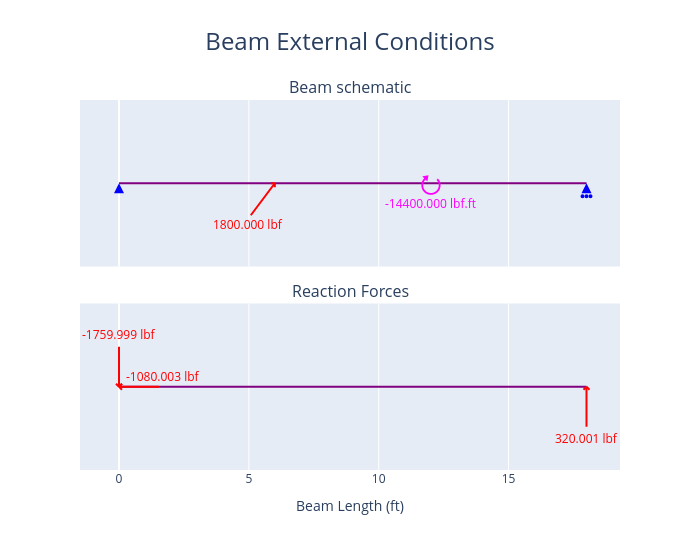

Notebook source saved alongside this figure:
### Code cell
fig = beam.plot_beam_external()
fig.show()

### Figure 1 — Plotly figure (JSON) as saved in the notebook; plotly's stock layout.template omitted (floating-point values rounded to 4 significant figures)
{"data": [{"hoverinfo": "skip", "hovertemplate": "%{x} %{meta[0]}", "line": {"color": "purple", "width": 2}, "meta": ["ft"], "mode": "lines", "name": "Beam_", "type": "scatter", "x": [0, 18], "xaxis": "x", "y": [0, 0], "yaxis": "y"}, {"hoverinfo": "skip", "hovertemplate": "x: %{x:.3f} %{meta[1]}<br>Fixed: %{meta[0]}", "marker": {"color": "blue", "size": 10, "symbol": "triangle-up"}, "meta": ["[1, 1, 0]", "m"], "mode": "markers", "name": "Support", "opacity": 0, "showlegend": false, "type": "scatter", "x": [0], "xaxis": "x", "y": [0], "yaxis": "y"}, {"fill": "toself", "hoverinfo": "skip", "marker": {"color": "blue", "size": 10, "symbol": "arrow-up"}, "mode": "markers", "name": "Support", "showlegend": false, "type": "scatter", "x": [0], "xaxis": "x", "y": [0], "yaxis": "y"}, {"hoverinfo": "skip", "hovertemplate": "x: %{x:.3f} %{meta[1]}<br>Fixed: %{meta[0]}", "marker": {"color": "blue", "size": 10, "symbol": "triangle-up"}, "meta": ["[0, 1, 0]", "m"], "mode": "markers", "name": "Support", "opacity": 0, "showlegend": false, "type": "scatter", "x": [18], "xaxis": "x", "y": [0], "yaxis": "y"}, {"fill": "toself", "hoverinfo": "skip", "marker": {"color": "blue", "size": 10, "symbol": "arrow-up"}, "mode": "markers", "name": "Support", "showlegend": false, "type": "scatter", "x": [18], "xaxis": "x", "y": [0], "yaxis": "y"}, {"hoverinfo": "skip", "hovertemplate": "x: %{meta[1]:.3f} %{meta[2]}<br>Force: %{meta[0]:.3f} %{meta[3]}            <br>Angle: %{meta[5]:.3f} deg", "marker": {"color": "red", "size": 10, "symbol": "triangle-up"}, "meta": [1800, 6, "ft", "lbf", "lbf.ft", 53.13], "mode": "markers", "name": "Point<br>Load", "opacity": 0, "showlegend": false, "type": "scatter", "x": [6], "xaxis": "x", "y": [0], "yaxis": "y"}, {"hoverinfo": "skip", "hovertemplate": "x: %{meta[1]:.3f} %{meta[2]}<br>Moment: %{meta[0]:.3f} %{meta[4]}", "marker": {"color": "magenta", "size": 10, "symbol": "triangle-up"}, "meta": [-14400, 12, "ft", "lbf", "lbf.ft"], "mode": "markers", "name": "Point<br>Torque", "opacity": 0, "showlegend": false, "type": "scatter", "x": [12], "xaxis": "x", "y": [0], "yaxis": "y"}, {"hoverinfo": "skip", "hovertemplate": "%{x}", "line": {"color": "purple", "width": 2}, "mode": "lines", "name": "Beam", "type": "scatter", "x": [0, 18], "xaxis": "x2", "y": [0, 0], "yaxis": "y2"}, {"hoverinfo": "skip", "hovertemplate": "Reactions<br>x coord: %{x:.3f} %{meta[3]}<br>x: %{meta[0]:.3f} %{meta[4]}<br>y: %{meta[1]:.3f} %{meta[4]}", "marker": {"color": "red", "size": 10, "symbol": "triangle-up"}, "meta": [-1080.0, -1760.0, 0, "ft", "lbf", "lbf.ft"], "mode": "markers", "name": "Reaction", "opacity": 0, "showlegend": false, "type": "scatter", "x": [0], "xaxis": "x2", "y": [0], "yaxis": "y2"}, {"hoverinfo": "skip", "hovertemplate": "Reactions<br>x coord: %{x:.3f} %{meta[3]}<br>y: %{meta[1]:.3f} %{meta[4]}", "marker": {"color": "red", "size": 10, "symbol": "triangle-up"}, "meta": [0, 320.0, 0, "ft", "lbf", "lbf.ft"], "mode": "markers", "name": "Reaction", "opacity": 0, "showlegend": false, "type": "scatter", "x": [18], "xaxis": "x2", "y": [0], "yaxis": "y2"}], "layout": {"annotations": [{"font": {"size": 16}, "showarrow": false, "text": "Beam schematic", "x": 0.5, "xanchor": "center", "xref": "paper", "y": 1, "yanchor": "bottom", "yref": "paper"}, {"font": {"size": 16}, "showarrow": false, "text": "Reaction Forces", "x": 0.5, "xanchor": "center", "xref": "paper", "y": 0.45, "yanchor": "bottom", "yref": "paper"}, {"font": {"color": "red"}, "showarrow": false, "text": "1800.000 lbf", "x": 6, "xref": "x", "xshift": -26.4, "y": 0, "yref": "y", "yshift": -41.6}, {"font": {"color": "magenta", "size": 26}, "showarrow": false, "text": "⭮", "x": 12, "xref": "x", "y": 0, "yref": "y", "yshift": 0}, {"font": {"color": "magenta"}, "showarrow": false, "text": "-14400.000 lbf.ft", "x": 12, "xref": "x", "y": 0, "yref": "y", "yshift": -20}, {"font": {"color": "red"}, "showarrow": false, "text": "-1080.003 lbf", "x": 0, "xref": "x2", "xshift": 44, "y": 0, "yref": "y2", "yshift": 10}, {"font": {"color": "red"}, "showarrow": false, "text": "-1759.999 lbf", "x": 0, "xref": "x2", "xshift": 0, "y": 0, "yref": "y2", "yshift": 52}, {"font": {"color": "red"}, "showarrow": false, "text": "320.001 lbf", "x": 18, "xref": "x2", "xshift": 0, "y": 0, "yref": "y2", "yshift": -52}], "height": 550, "hovermode": "x", "shapes": [{"fillcolor": "blue", "line": {"color": "blue"}, "type": "circle", "x0": -1, "x1": 1, "xanchor": 18, "xref": "x", "xsizemode": "pixel", "y0": -14, "y1": -12, "yanchor": 0, "yref": "y", "ysizemode": "pixel"}, {"fillcolor": "blue", "line": {"color": "blue"}, "type": "circle", "x0": -5, "x1": -3, "xanchor": 18, "xref": "x", "xsizemode": "pixel", "y0": -14, "y1": -12, "yanchor": 0, "yref": "y", "ysizemode": "pixel"}, {"fillcolor": "blue", "line": {"color": "blue"}, "type": "circle", "x0": 3, "x1": 5, "xanchor": 18, "xref": "x", "xsizemode": "pixel", "y0": -14, "y1": -12, "yanchor": 0, "yref": "y", "ysizemode": "pixel"}, {"line": {"color": "red", "width": 2}, "type": "line", "x0": 0, "x1": 0, "xanchor": 6, "xref": "x", "xsizemode": "pixel", "y0": 0, "y1": -4, "yanchor": 0, "yref": "y", "ysizemode": "pixel"}, {"line": {"color": "red", "width": 2}, "type": "line", "x0": 0, "x1": -4, "xanchor": 6, "xref": "x", "xsizemode": "pixel", "y0": 0, "y1": 0, "yanchor": 0, "yref": "y", "ysizemode": "pixel"}, {"line": {"color": "red", "width": 2}, "type": "line", "x0": 0, "x1": -24, "xanchor": 6, "xref": "x", "xsizemode": "pixel", "y0": 0, "y1": -32, "yanchor": 0, "yref": "y", "ysizemode": "pixel"}, {"line": {"color": "red", "width": 2}, "type": "line", "x0": 0, "x1": 3, "xanchor": 0, "xref": "x2", "xsizemode": "pixel", "y0": 0, "y1": 3, "yanchor": 0, "yref": "y2", "ysizemode": "pixel"}, {"line": {"color": "red", "width": 2}, "type": "line", "x0": 0, "x1": 3, "xanchor": 0, "xref": "x2", "xsizemode": "pixel", "y0": 0, "y1": -3, "yanchor": 0, "yref": "y2", "ysizemode": "pixel"}, {"line": {"color": "red", "width": 2}, "type": "line", "x0": 0, "x1": 40, "xanchor": 0, "xref": "x2", "xsizemode": "pixel", "y0": 0, "y1": 0, "yanchor": 0, "yref": "y2", "ysizemode": "pixel"}, {"line": {"color": "red", "width": 2}, "type": "line", "x0": 0, "x1": -3, "xanchor": 0, "xref": "x2", "xsizemode": "pixel", "y0": 0, "y1": 3, "yanchor": 0, "yref": "y2", "ysizemode": "pixel"}, {"line": {"color": "red", "width": 2}, "type": "line", "x0": 0, "x1": 3, "xanchor": 0, "xref": "x2", "xsizemode": "pixel", "y0": 0, "y1": 3, "yanchor": 0, "yref": "y2", "ysizemode": "pixel"}, {"line": {"color": "red", "width": 2}, "type": "line", "x0": 0, "x1": 0, "xanchor": 0, "xref": "x2", "xsizemode": "pixel", "y0": 0, "y1": 40, "yanchor": 0, "yref": "y2", "ysizemode": "pixel"}, {"line": {"color": "red", "width": 2}, "type": "line", "x0": 0, "x1": 3, "xanchor": 18, "xref": "x2", "xsizemode": "pixel", "y0": 0, "y1": -3, "yanchor": 0, "yref": "y2", "ysizemode": "pixel"}, {"line": {"color": "red", "width": 2}, "type": "line", "x0": 0, "x1": -3, "xanchor": 18, "xref": "x2", "xsizemode": "pixel", "y0": 0, "y1": -3, "yanchor": 0, "yref": "y2", "ysizemode": "pixel"}, {"line": {"color": "red", "width": 2}, "type": "line", "x0": 0, "x1": 0, "xanchor": 18, "xref": "x2", "xsizemode": "pixel", "y0": 0, "y1": -40, "yanchor": 0, "yref": "y2", "ysizemode": "pixel"}], "showlegend": false, "title": {"font": {"size": 24}, "text": "Beam External Conditions", "x": 0.5}, "width": 700, "xaxis": {"anchor": "y", "domain": [0, 1], "matches": "x2", "showticklabels": false}, "xaxis2": {"anchor": "y2", "domain": [0, 1], "title": {"text": "Beam Length (ft)"}}, "yaxis": {"anchor": "x", "domain": [0.55, 1], "fixedrange": true, "range": [-3, 3], "visible": false}, "yaxis2": {"anchor": "x2", "domain": [0, 0.45], "fixedrange": true, "range": [-3, 3], "visible": false}}}
